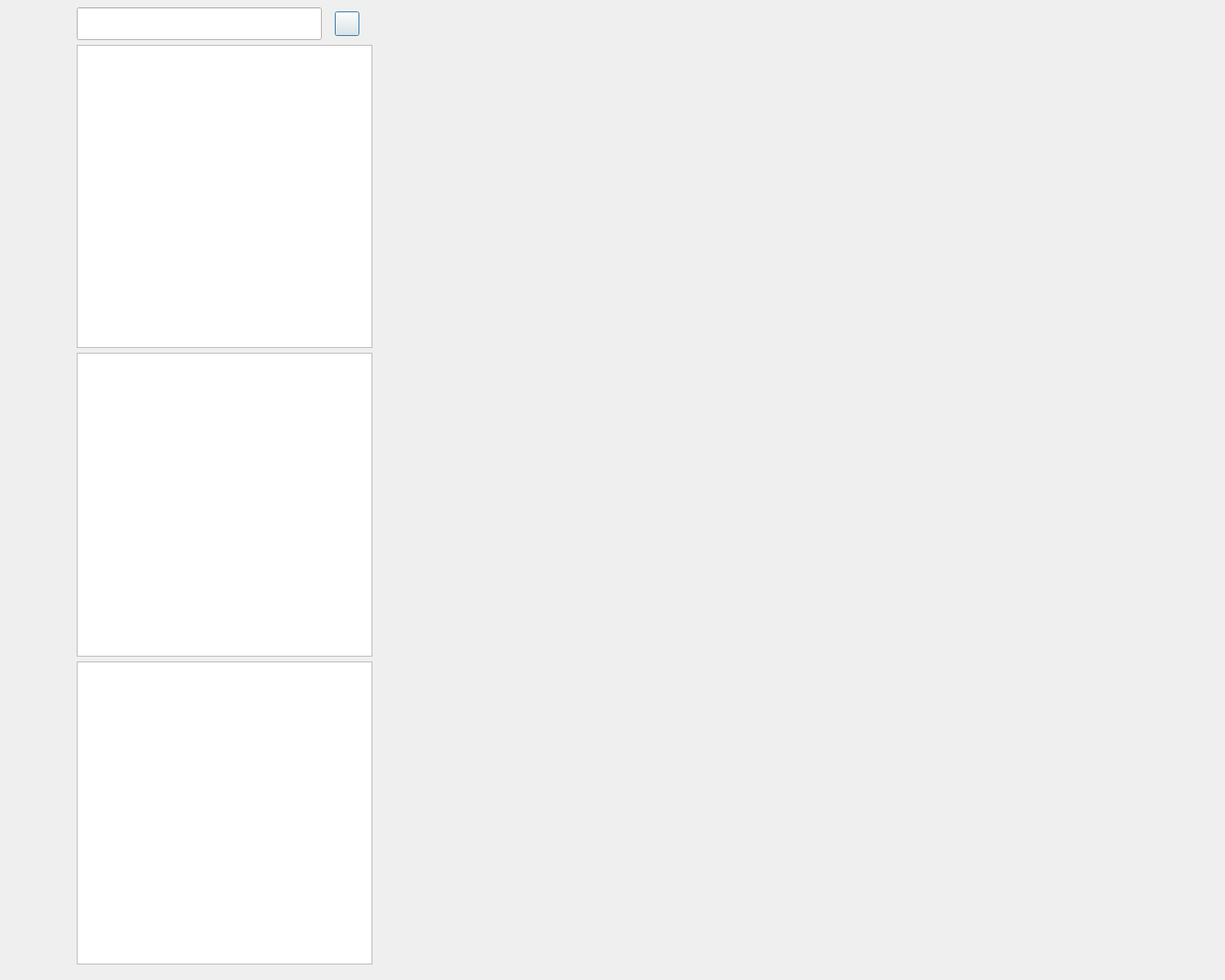
<?xml version="1.0" encoding="UTF-8"?>
<ui version="4.0">
 <class>ChatDialog</class>
 <widget class="QDialog" name="ChatDialog">
  <property name="geometry">
   <rect>
    <x>0</x>
    <y>0</y>
    <width>1500</width>
    <height>1200</height>
   </rect>
  </property>
  <property name="minimumSize">
   <size>
    <width>1500</width>
    <height>1200</height>
   </size>
  </property>
  <property name="windowTitle">
   <string>Dialog</string>
  </property>
  <layout class="QHBoxLayout" name="horizontalLayout">
   <property name="spacing">
    <number>0</number>
   </property>
   <property name="sizeConstraint">
    <enum>QLayout::SetMinimumSize</enum>
   </property>
   <property name="leftMargin">
    <number>0</number>
   </property>
   <property name="topMargin">
    <number>0</number>
   </property>
   <property name="rightMargin">
    <number>0</number>
   </property>
   <property name="bottomMargin">
    <number>10</number>
   </property>
   <item>
    <widget class="QWidget" name="sideBar" native="true">
     <property name="sizePolicy">
      <sizepolicy hsizetype="Fixed" vsizetype="Preferred">
       <horstretch>0</horstretch>
       <verstretch>0</verstretch>
      </sizepolicy>
     </property>
     <property name="minimumSize">
      <size>
       <width>85</width>
       <height>0</height>
      </size>
     </property>
     <property name="maximumSize">
      <size>
       <width>85</width>
       <height>16777215</height>
      </size>
     </property>
     <property name="layoutDirection">
      <enum>Qt::RightToLeft</enum>
     </property>
     <layout class="QVBoxLayout" name="verticalLayout_3">
      <item>
       <spacer name="verticalSpacer_3">
        <property name="orientation">
         <enum>Qt::Vertical</enum>
        </property>
        <property name="sizeType">
         <enum>QSizePolicy::Fixed</enum>
        </property>
        <property name="sizeHint" stdset="0">
         <size>
          <width>20</width>
          <height>40</height>
         </size>
        </property>
       </spacer>
      </item>
      <item>
       <widget class="QLabel" name="headLabel">
        <property name="minimumSize">
         <size>
          <width>60</width>
          <height>60</height>
         </size>
        </property>
        <property name="maximumSize">
         <size>
          <width>60</width>
          <height>60</height>
         </size>
        </property>
        <property name="text">
         <string/>
        </property>
        <property name="alignment">
         <set>Qt::AlignRight|Qt::AlignTrailing|Qt::AlignVCenter</set>
        </property>
       </widget>
      </item>
      <item>
       <spacer name="verticalSpacer">
        <property name="orientation">
         <enum>Qt::Vertical</enum>
        </property>
        <property name="sizeType">
         <enum>QSizePolicy::Fixed</enum>
        </property>
        <property name="sizeHint" stdset="0">
         <size>
          <width>20</width>
          <height>60</height>
         </size>
        </property>
       </spacer>
      </item>
      <item>
       <widget class="QWidget" name="sideWidget" native="true">
        <property name="minimumSize">
         <size>
          <width>60</width>
          <height>60</height>
         </size>
        </property>
        <property name="maximumSize">
         <size>
          <width>60</width>
          <height>10000</height>
         </size>
        </property>
        <property name="layoutDirection">
         <enum>Qt::RightToLeft</enum>
        </property>
        <layout class="QVBoxLayout" name="verticalLayout_2">
         <property name="spacing">
          <number>25</number>
         </property>
         <property name="leftMargin">
          <number>5</number>
         </property>
         <property name="topMargin">
          <number>0</number>
         </property>
         <property name="rightMargin">
          <number>5</number>
         </property>
         <property name="bottomMargin">
          <number>25</number>
         </property>
         <item>
          <widget class="StateWidget" name="messageLabel" native="true">
           <property name="minimumSize">
            <size>
             <width>50</width>
             <height>50</height>
            </size>
           </property>
           <property name="maximumSize">
            <size>
             <width>50</width>
             <height>50</height>
            </size>
           </property>
          </widget>
         </item>
         <item>
          <widget class="StateWidget" name="userLabel" native="true">
           <property name="minimumSize">
            <size>
             <width>50</width>
             <height>50</height>
            </size>
           </property>
           <property name="maximumSize">
            <size>
             <width>50</width>
             <height>50</height>
            </size>
           </property>
          </widget>
         </item>
         <item>
          <widget class="StateWidget" name="settingLabel" native="true">
           <property name="minimumSize">
            <size>
             <width>50</width>
             <height>50</height>
            </size>
           </property>
           <property name="maximumSize">
            <size>
             <width>50</width>
             <height>50</height>
            </size>
           </property>
          </widget>
         </item>
         <item>
          <spacer name="verticalSpacer_2">
           <property name="orientation">
            <enum>Qt::Vertical</enum>
           </property>
           <property name="sizeHint" stdset="0">
            <size>
             <width>20</width>
             <height>40</height>
            </size>
           </property>
          </spacer>
         </item>
        </layout>
       </widget>
      </item>
     </layout>
    </widget>
   </item>
   <item>
    <widget class="QWidget" name="userList" native="true">
     <property name="minimumSize">
      <size>
       <width>380</width>
       <height>0</height>
      </size>
     </property>
     <property name="maximumSize">
      <size>
       <width>380</width>
       <height>16777215</height>
      </size>
     </property>
     <layout class="QVBoxLayout" name="verticalLayout">
      <item>
       <widget class="QWidget" name="UserList" native="true">
        <property name="sizePolicy">
         <sizepolicy hsizetype="Fixed" vsizetype="Fixed">
          <horstretch>0</horstretch>
          <verstretch>0</verstretch>
         </sizepolicy>
        </property>
        <property name="minimumSize">
         <size>
          <width>100</width>
          <height>40</height>
         </size>
        </property>
        <property name="maximumSize">
         <size>
          <width>16777215</width>
          <height>50</height>
         </size>
        </property>
        <property name="font">
         <font>
          <pointsize>10</pointsize>
         </font>
        </property>
        <property name="contextMenuPolicy">
         <enum>Qt::DefaultContextMenu</enum>
        </property>
        <layout class="QHBoxLayout" name="horizontalLayout_5">
         <property name="leftMargin">
          <number>0</number>
         </property>
         <property name="topMargin">
          <number>0</number>
         </property>
         <property name="rightMargin">
          <number>0</number>
         </property>
         <property name="bottomMargin">
          <number>0</number>
         </property>
         <item>
          <widget class="CustomizeEdit" name="searchLineedit">
           <property name="minimumSize">
            <size>
             <width>300</width>
             <height>30</height>
            </size>
           </property>
           <property name="maximumSize">
            <size>
             <width>300</width>
             <height>40</height>
            </size>
           </property>
           <property name="font">
            <font>
             <pointsize>17</pointsize>
            </font>
           </property>
           <property name="cursor">
            <cursorShape>IBeamCursor</cursorShape>
           </property>
          </widget>
         </item>
         <item>
          <spacer name="horizontalSpacer_7">
           <property name="orientation">
            <enum>Qt::Horizontal</enum>
           </property>
           <property name="sizeType">
            <enum>QSizePolicy::Fixed</enum>
           </property>
           <property name="sizeHint" stdset="0">
            <size>
             <width>10</width>
             <height>20</height>
            </size>
           </property>
          </spacer>
         </item>
         <item>
          <widget class="QPushButton" name="searchButton">
           <property name="minimumSize">
            <size>
             <width>30</width>
             <height>30</height>
            </size>
           </property>
           <property name="maximumSize">
            <size>
             <width>30</width>
             <height>30</height>
            </size>
           </property>
           <property name="text">
            <string/>
           </property>
           <property name="icon">
            <iconset resource="rc.qrc">
             <normaloff>:/res/addFriend.jpg</normaloff>:/res/addFriend.jpg</iconset>
           </property>
          </widget>
         </item>
        </layout>
       </widget>
      </item>
      <item>
       <widget class="SearchList" name="searchList"/>
      </item>
      <item>
       <widget class="ContactUserList" name="connUserList"/>
      </item>
      <item>
       <widget class="ChatUserList" name="chatUserList"/>
      </item>
     </layout>
    </widget>
   </item>
   <item>
    <widget class="QStackedWidget" name="stackedWidget">
     <widget class="ChatInterface" name="Chat"/>
     <widget class="ApplyFriendPage" name="AddFriend"/>
     <widget class="SettingPage" name="Setting"/>
     <widget class="friendInfoInterface" name="friendInfo"/>
    </widget>
   </item>
  </layout>
 </widget>
 <customwidgets>
  <customwidget>
   <class>CustomizeEdit</class>
   <extends>QLineEdit</extends>
   <header>widgets/customizeedit.h</header>
  </customwidget>
  <customwidget>
   <class>ChatUserList</class>
   <extends>QListWidget</extends>
   <header>chatuserlist.h</header>
  </customwidget>
  <customwidget>
   <class>ChatInterface</class>
   <extends>QWidget</extends>
   <header>chatinterface.h</header>
   <container>1</container>
  </customwidget>
  <customwidget>
   <class>StateWidget</class>
   <extends>QWidget</extends>
   <header>widgets/statewidget.h</header>
   <container>1</container>
  </customwidget>
  <customwidget>
   <class>SearchList</class>
   <extends>QListWidget</extends>
   <header>searchlist.h</header>
  </customwidget>
  <customwidget>
   <class>ContactUserList</class>
   <extends>QListWidget</extends>
   <header>contactuserlist.h</header>
  </customwidget>
  <customwidget>
   <class>ApplyFriendPage</class>
   <extends>QWidget</extends>
   <header>applyfriendpage.h</header>
   <container>1</container>
  </customwidget>
  <customwidget>
   <class>friendInfoInterface</class>
   <extends>QWidget</extends>
   <header>friendinfointerface.h</header>
   <container>1</container>
  </customwidget>
  <customwidget>
   <class>SettingPage</class>
   <extends>QWidget</extends>
   <header location="local">settingpage.h</header>
   <container>1</container>
  </customwidget>
 </customwidgets>
 <resources>
  <include location="rc.qrc"/>
 </resources>
 <connections/>
</ui>
